Frame 1 (no input): blank canvas, image omitted
Frame 60 (the mouse pressed at the canvas centre just before this capture): blank canvas, image omitted
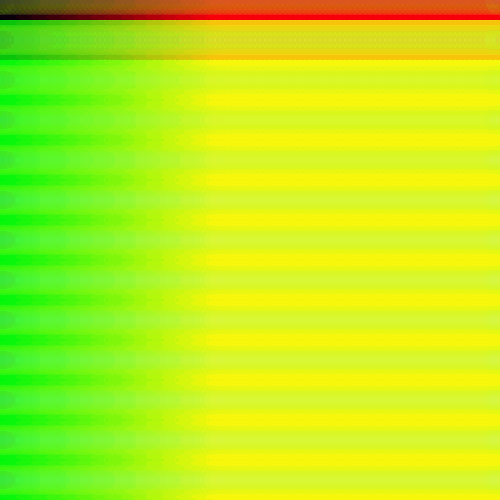
Frame 120 (the mouse held since frame 60 and released just before this capture)

The Processing sketch whose frames 1 and 60 were blank and that drew this single picture after the mouse press (run headless with seeded random() and noise(); from frame 60 on, the mouse is pressed at the canvas centre):

// Processing sketch: processing_67217
// ── processing_67217.pde

int x;
int size = 20;

int value = 0;

void setup () {

  size (500, 500);
  smooth();
  background(0);
  noStroke();
  colorMode(RGB, 220, 50, 180);
  }

void draw () {
  if (mousePressed == true){
    for (int y=0; y<=height; y+=40) {
    for (int x=0; x<=width; x+=5){
    fill (30, x,y,5);
    ellipse (x, y, 20,20);
    fill (x, y, 120, 10);
    ellipse (x,y, 10,10);
    fill (155,255, 10, 10);
    ellipse (x, y, 30,30);
    fill (x,y, 15,15);
    ellipse (x,y, 40, 40);
    }
  }
  }
}
